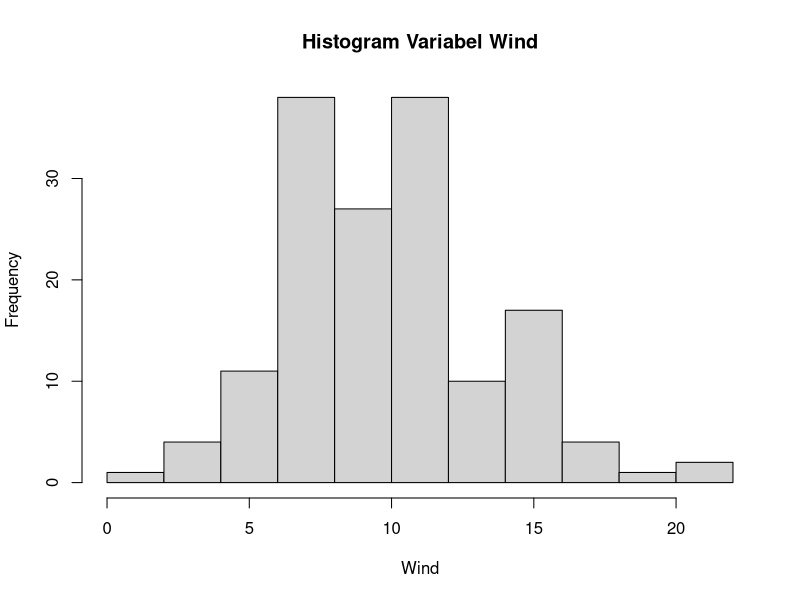
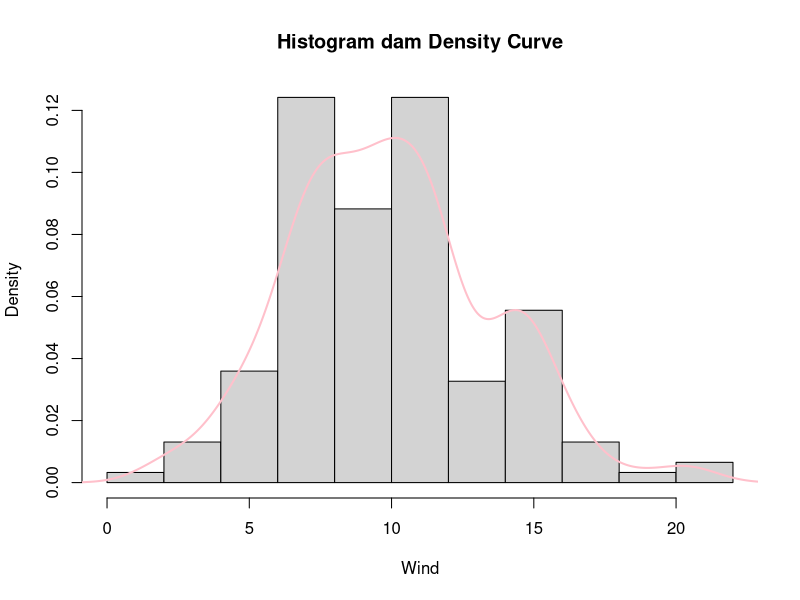
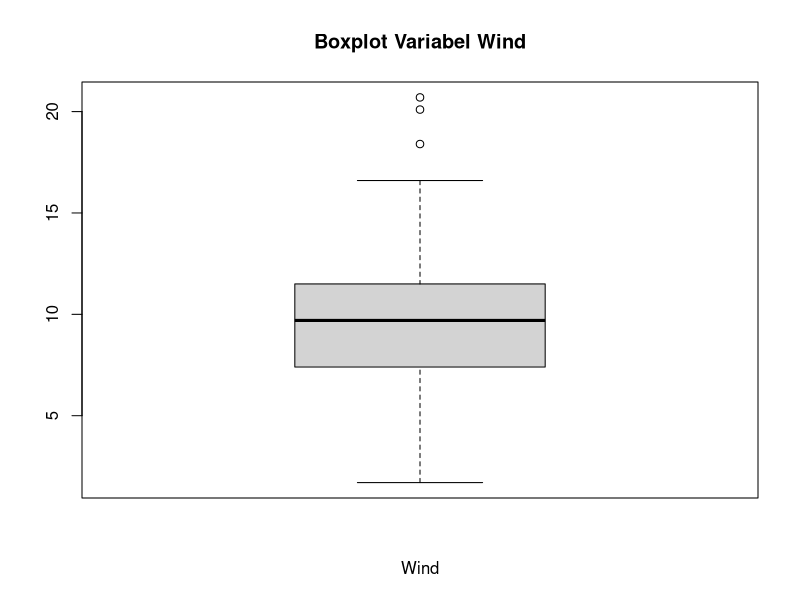
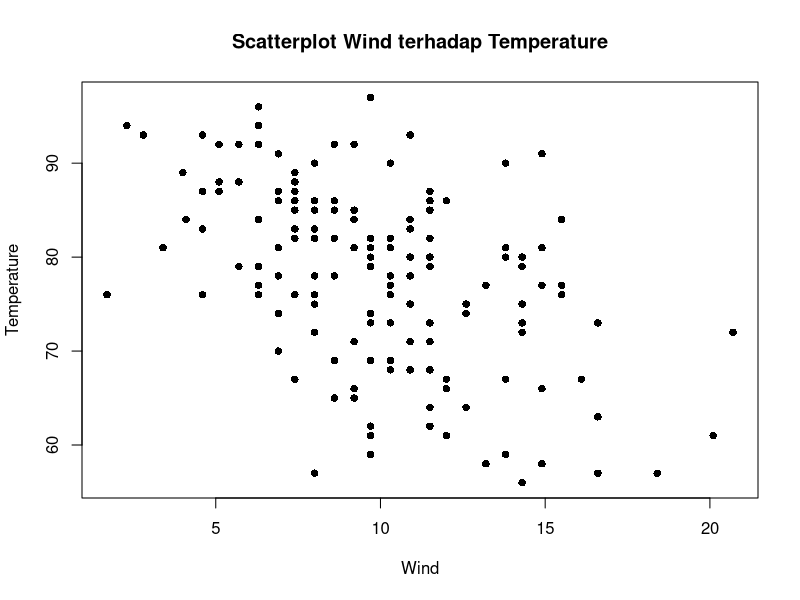

Here is the R script that generated these plots, in order:
#1.Buka data airquality
# Memanggil data airquality
data(airquality)
# Menampilkan struktur data
str(airquality)

#2.Buat histogram untuk variabel Wind, sertakan pula density nya
# Membuat Histogram variabel Wind
hist(airquality$Wind,
     xlab = "Wind",
     main = "Histogram Variabel Wind")
# Menghitung Estimasi kepadatan
dens <- density(airquality$Wind)
# Histogram + kurva kepadatan
hist(airquality$Wind,
     probability = TRUE,
     xlab = "Wind",
     main = "Histogram dam Density Curve")
# Menambahkan garis kepadatan
lines(dens, col = "pink", lwd = 2)

#3.Buat boxplot dan steam and leaf
# Membuat Boxplot variabel Wind
boxplot(airquality$Wind,
        main = "Boxplot Variabel Wind",
        xlab = "Wind")
# Membuat Stem and leaf variabel Wind
stem(airquality$Wind)

#4.Buat scatter plot
# Membuat Scatterplot Wind terhadap Temperature
plot(Temp ~ Wind, data = airquality,
     pch = 16,
     main = "Scatterplot Wind terhadap Temperature",
     xlab = "Wind",
     ylab = "Temperature")
